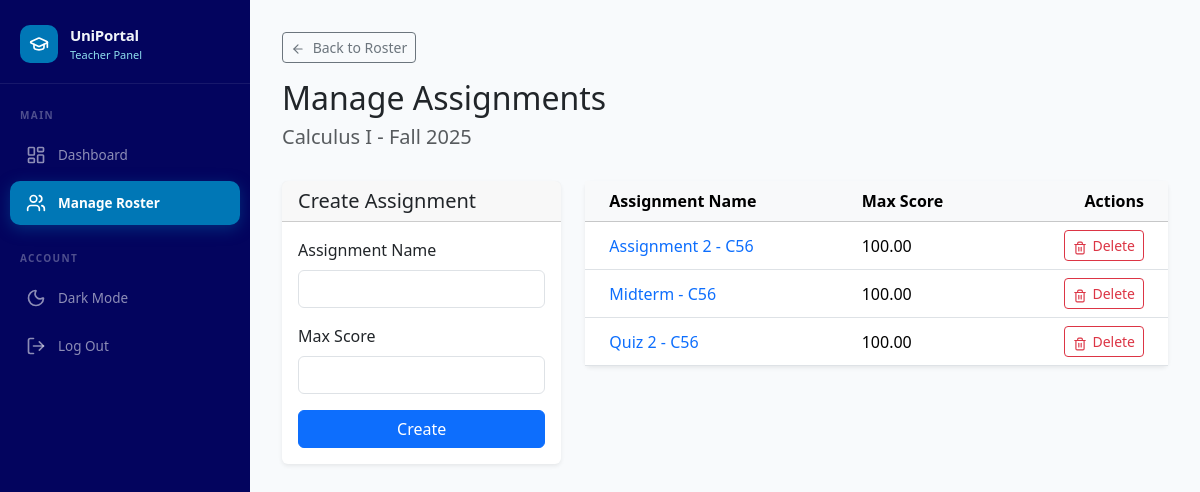
The page /teacher/class/56/assignments/ (signed in) on the database its author committed.
### myapp/models.py (models this page shows, shortened)
class Class(models.Model):
    class_id = models.TextField()
    subject = models.ForeignKey(Subject, on_delete=models.CASCADE)
    teacher = models.ForeignKey(Teacher, on_delete=models.SET_NULL, null=True)
    term = models.ForeignKey(Term, on_delete=models.CASCADE)
    room = models.ForeignKey(Room, on_delete=models.SET_NULL, null=True, blank=True)
    batch = models.CharField(max_length=100, null=True, blank=True)
    schedule = models.CharField(max_length=255, null=True, blank=True)

class Subject(models.Model):
    department = models.ForeignKey(Department, on_delete=models.CASCADE)
    name = models.CharField(max_length=255)
    credits = models.IntegerField(default=3)

class Term(models.Model):
    name = models.CharField(max_length=255)
    start_date = models.DateField(null=True, blank=True)
    end_date = models.DateField(null=True, blank=True)

class Assessment(models.Model):
    class_instance = models.ForeignKey(Class, on_delete=models.CASCADE)
    name = models.CharField(max_length=255)
    max_score = models.DecimalField(max_digits=7, decimal_places=2)

### myapp/views.py (the view, shortened to what this page needs)
# urls.py: path('teacher/class/<int:class_id>/assignments/', views.teacher_assignments, name='teacher_assignments'),
@login_required(login_url='/login')
def teacher_assignments(request, class_id):
    try:
        teacher = request.user.teacher
        class_instance = Class.objects.get(id=class_id, teacher=teacher)
    except (AttributeError, Class.DoesNotExist):
        return redirect('teacher_dashboard')
    assignments = Assessment.objects.filter(class_instance=class_instance).order_by('id')
    context = {
        'class_instance': class_instance,
        'assignments': assignments,
    }
    return render(request, 'myapp/teacher_assignments.html', context)

### myapp/templates/myapp/teacher_assignments.html (shortened to what this page needs)
{% extends 'myapp/base.html' %}
{% load static custom_tags %}
{% block active_roster %}active{% endblock %}
{% block content %}
<div class="mb-4 d-flex justify-content-between align-items-start">
  <div>
    <a href="{% url 'teacher_roster' class_instance.id %}" class="btn btn-outline-secondary btn-sm mb-3">
      <i data-lucide="arrow-left" style="width:14px;height:14px;margin-right:4px"></i> Back to Roster
    </a>
    <h2>Manage Assignments</h2>
    <h5 class="text-muted">{{ class_instance.subject.name }} - {{ class_instance.term.name }}</h5>
  </div>
</div>
<div class="row">
    <div class="col-md-4 mb-4">
        <div class="card shadow-sm border-0">
            <div class="card-header">
                <h5 class="mb-0">Create Assignment</h5>
            </div>
            <div class="card-body">
                <form method="POST">
                    <div class="mb-3">
                        <label for="name" class="form-label">Assignment Name</label>
                        <input type="text" class="form-control" id="name" name="name" required>
                    </div>
                    <div class="mb-3">
                        <label for="max_score" class="form-label">Max Score</label>
                        <input type="number" step="0.01" class="form-control" id="max_score" name="max_score" required>
                    </div>
                    <button type="submit" class="btn btn-primary w-100">Create</button>
                </form>
            </div>
        </div>
    </div>
    <div class="col-md-8">
        <div class="card shadow-sm border-0">
            <div class="card-body p-0">
                <div class="table-responsive">
                    <table class="table table-hover mb-0 align-middle">
                        <thead class="table-light">
                            <tr>
                                <th scope="col" class="ps-4">Assignment Name</th>
                                <th scope="col">Max Score</th>
                                <th scope="col" class="text-end pe-4">Actions</th>
                            </tr>
                        </thead>
                        <tbody>
                            {% for assignment in assignments %}
                            <tr>
                                <td class="ps-4">
                                    <a href="{% url 'teacher_assignment_scores' class_instance.id assignment.id %}" class="text-decoration-none fw-medium">
                                        {{ assignment.name }}
                                    </a>
                                </td>
                                <td>{{ assignment.max_score }}</td>
                                <td class="text-end pe-4">
                                    <form method="POST" action="{% url 'delete_assessment' class_instance.id assignment.id %}" onsubmit="return confirm('Are you sure you want to delete this assignment? This will delete all student scores for this assignment.');">
                                        <button type="submit" class="btn btn-sm btn-outline-danger">
                                            <i data-lucide="trash-2" style="width:14px;height:14px;margin-right:2px;vertical-align:text-bottom"></i> Delete
                                        </button>
                                    </form>
                                </td>
                            </tr>
                            {% endfor %}
                        </tbody>
                    </table>
                </div>
            </div>
        </div>
    </div>
</div>
{% endblock %}

### myapp/static/myapp/css/dashboard.css (style rules this page uses)
:root, [data-theme="light"] { --deep-twilight: #03045e; --bright-teal-blue: #0077b6; --turquoise-surf: #00b4d8; --frosted-blue: #90e0ef; --light-cyan: #caf0f8; --bg-page: #f8fafc; --bg-card: #fff; --bg-sidebar: #03045e; --bg-hero: #03045e; --bg-icon: #caf0f8; --text-primary: #03045e; --text-secondary: #64748b; --text-muted: #94a3b8; --border-card: #e2e8f0; --border-row: #f1f5f9; --chart-bar: rgba(0, 119, 182, 0.15); --chart-bar-hover: rgba(0, 119, 182, 0.3); --chart-border: #0077b6; --chart-grid: rgba(0, 0, 0, 0.04); --chart-tick: #94a3b8; --chart-tick-x: #64748b; }

### rows shown on the page
Class: subject.name "Calculus I", term.name "Fall 2025"
Assessment: name "Assignment 2 - C56", max_score "100.00"
Assessment: name "Midterm - C56", max_score "100.00"
Assessment: name "Quiz 2 - C56", max_score "100.00"
